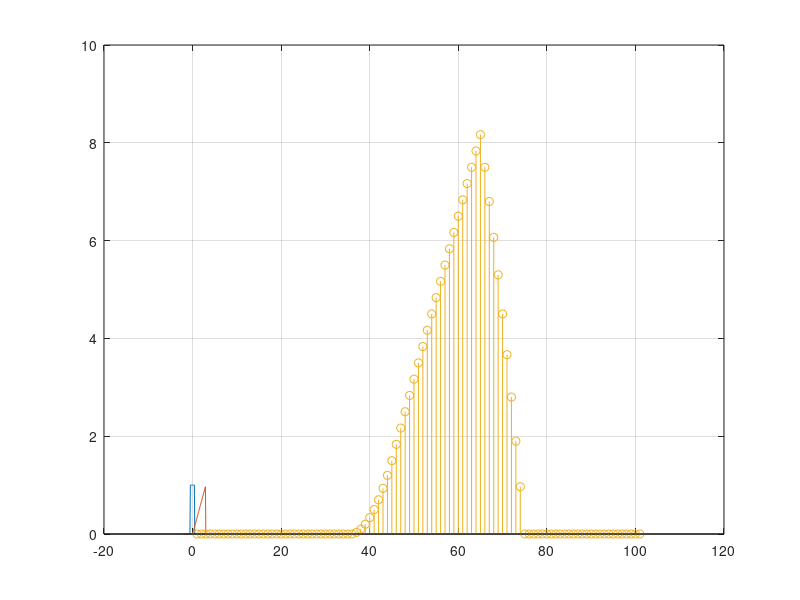

Reproduce this figure in MATLAB.
% Continuous Convolution

t = (-2:0.1:3)';
x = rectpuls(t,1);
h = 1/3*rectpuls(t-1.5,3).*t;
y=conv(x,h);
plot(t,[x,h]);
hold on;
stem(y);
grid on;
